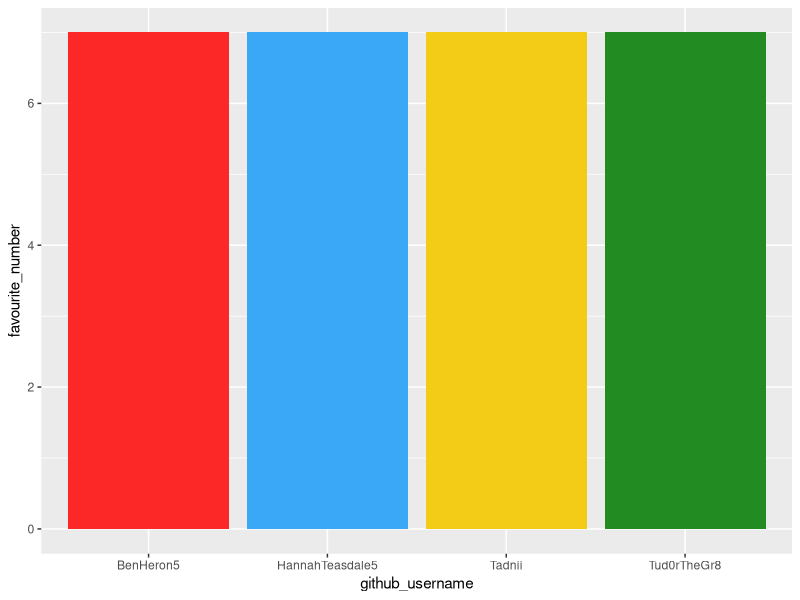
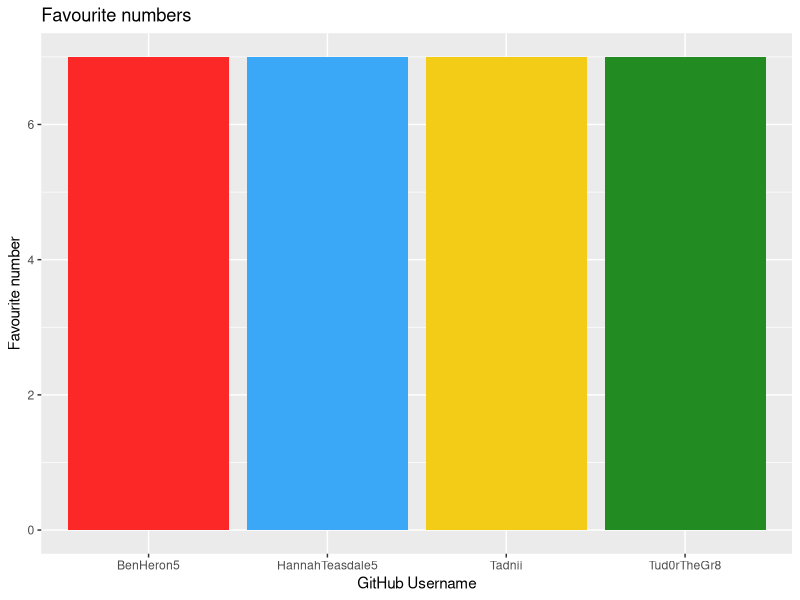
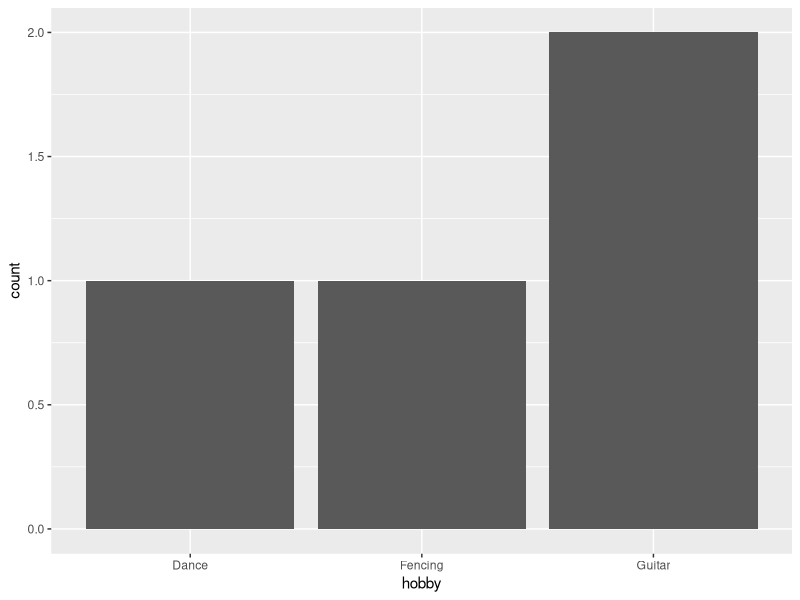

These charts were generated, in order, by the following R code:
## ---- chunk 1
library(tidyverse) 
## ---- chunk 2
team_data <- tibble(
  name = c("Tudor", "Hannah", "Teagan", 
           "Ben"),
  github_username = c("Tud0rTheGr8", "HannahTeasdale5", "Tadnii", 
                      "BenHeron5"), 
  colour = c("#228B22", "#3BA8F7", "#F3CC17", 
             "#FC2828"),
  hobby = c("Fencing", "Guitar", "Dance", 
            "Guitar"),
  favourite_number = c(7, 7, 7, 7)
  )

team_data
## ---- chunk 3
p1 <- ggplot(data = team_data, 
             mapping = aes(x = github_username, 
                           y = favourite_number,
                           fill = colour), 
             ) +
   geom_col() +
   scale_fill_identity()
p1
## ---- chunk 4
p1 + labs(x = "GitHub Username", 
          y = "Favourite number",
          title = "Favourite numbers")
## ---- chunk 5
p2 <- ggplot(team_data, aes(x = hobby)) +
  geom_bar()
p2
